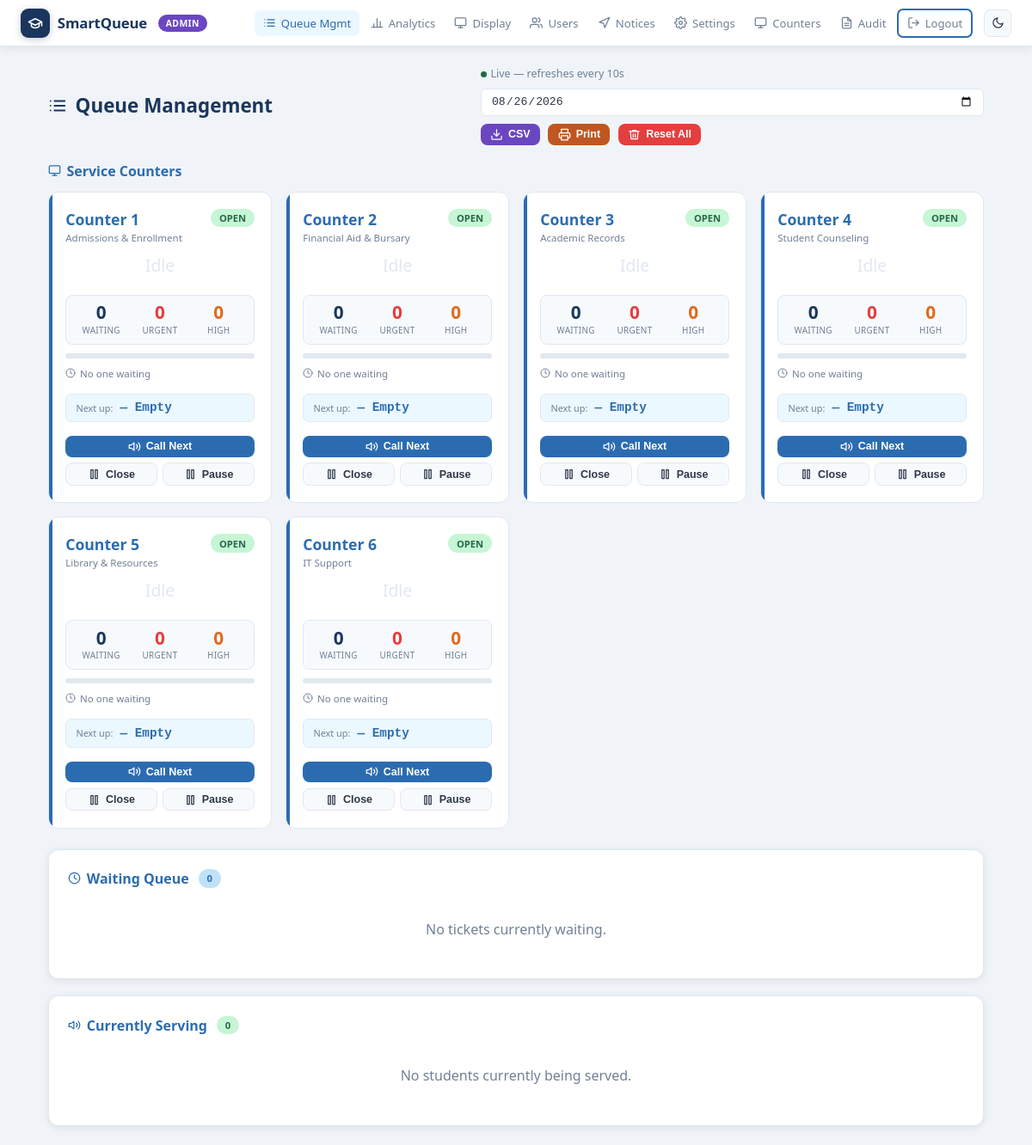
Page /staff (signed in) on the committed database.
### tables this page shows
CREATE TABLE counters (
            id             INTEGER PRIMARY KEY AUTOINCREMENT,
            counter_no     INTEGER NOT NULL UNIQUE,
            service        TEXT NOT NULL,
            is_active      INTEGER NOT NULL DEFAULT 1,
            current_ticket TEXT,
            staff_id       TEXT
        );

### api/index.py (the view)
@app.route("/staff")
@role_required("staff", "admin")
def staff_dashboard():
    with get_db() as c:
        counters     = c.execute("SELECT * FROM counters ORDER BY counter_no").fetchall()
        waiting      = c.execute(
            "SELECT * FROM tickets WHERE status='waiting' ORDER BY priority DESC, created_at"
        ).fetchall()
        serving      = c.execute(
            "SELECT * FROM tickets WHERE status='serving' ORDER BY called_at"
        ).fetchall()
        todays_appts = c.execute(
            "SELECT * FROM appointments WHERE appt_date=? AND status='booked' ORDER BY appt_time",
            (datetime.now().strftime("%Y-%m-%d"),)
        ).fetchall()
        fb_avg = c.execute(
            "SELECT service, ROUND(AVG(rating),1) as avg_r, COUNT(*) as cnt FROM feedback GROUP BY service"
        ).fetchall()
        svc_cfg = {r["service"]: dict(r)
                   for r in c.execute("SELECT * FROM service_config").fetchall()}
    return render_template("staff.html",
                           counters=counters, waiting=waiting, serving=serving,
                           services=SERVICES, priority_labels=PRIORITY_LABELS,
                           todays_appts=todays_appts,
                           fb_avg={r["service"]: r for r in fb_avg},
                           svc_cfg=svc_cfg, role=current_role())

### templates/staff.html (shortened to what this page needs)
{% extends "base.html" %}
{% block content %}
<div style="display:flex;align-items:center;justify-content:space-between;margin-bottom:1.2rem;flex-wrap:wrap;gap:.8rem;">
  <h1 class="page-title" style="margin:0;">
    Queue Management
  </h1>
  <div style="display:flex;gap:.6rem;flex-wrap:wrap;align-items:center;">
    <span style="font-size:.78rem;color:var(--muted);">
      <span class="live-dot"></span>Live — refreshes every 10s
    </span>
    <input type="date" id="exp-date"
           style="padding:.38rem .7rem;border:1px solid var(--border);border-radius:7px;
                  background:var(--surface);color:var(--text);font-size:.82rem;">
    <button class="btn btn-purple btn-sm" onclick="exportCSV()">
      <svg viewBox="0 0 24 24" fill="none" stroke="currentColor" stroke-width="2"
           stroke-linecap="round" stroke-linejoin="round">
        <path d="M21 15v4a2 2 0 0 1-2 2H5a2 2 0 0 1-2-2v-4"/>
        <polyline points="7 10 12 15 17 10"/><line x1="12" y1="15" x2="12" y2="3"/>
      </svg>
      CSV
    </button>
    <button class="btn btn-orange btn-sm" onclick="exportPDF()">
      <svg viewBox="0 0 24 24" fill="none" stroke="currentColor" stroke-width="2"
           stroke-linecap="round" stroke-linejoin="round">
        <polyline points="6 9 6 2 18 2 18 9"/>
        <path d="M6 18H4a2 2 0 0 1-2-2v-5a2 2 0 0 1 2-2h16a2 2 0 0 1 2 2v5a2 2 0 0 1-2 2h-2"/>
        <rect x="6" y="14" width="12" height="8"/>
      </svg>
      Print
    </button>
    {% if role=='admin' %}
    <button class="btn btn-danger btn-sm" onclick="bulkReset()">
      <svg viewBox="0 0 24 24" fill="none" stroke="currentColor" stroke-width="2"
           stroke-linecap="round" stroke-linejoin="round">
        <polyline points="3 6 5 6 21 6"/>
        <path d="M19 6l-1 14H6L5 6"/><path d="M10 11v6M14 11v6"/><path d="M9 6V4h6v2"/>
      </svg>
      Reset All
    </button>
    {% endif %}
  </div>
</div>
<h2 style="color:var(--primary);margin-bottom:.8rem;font-size:1rem;
           display:flex;align-items:center;gap:.4rem;">
  <svg style="width:15px;height:15px" viewBox="0 0 24 24" fill="none"
       stroke="currentColor" stroke-width="2" stroke-linecap="round" stroke-linejoin="round">
    <rect x="2" y="3" width="20" height="14" rx="2"/>
    <line x1="8" y1="21" x2="16" y2="21"/><line x1="12" y1="17" x2="12" y2="21"/>
  </svg>
  Service Counters
</h2>
<div class="counters-grid" id="counters-grid">
  {% for c in counters %}
  <div class="ccard {% if not c.is_active %}inactive{% endif %}"
       id="ccard-{{ c.counter_no }}" data-service="{{ c.service }}">
    <div class="ccard-header">
      <div>
        <div class="cno">Counter {{ c.counter_no }}</div>
        <div class="csvc">{{ services[c.service]['name'] }}</div>
      </div>
      <span class="badge {% if c.is_active %}bg{% else %}br{% endif %}"
            id="cbadge-{{ c.counter_no }}">
        {{ 'OPEN' if c.is_active else 'CLOSED' }}
      </span>
    </div>
    {% set cfg = svc_cfg.get(c.service, {}) %}
    <div class="serving-display {% if not c.current_ticket %}idle{% endif %}"
         id="serving-{{ c.counter_no }}">
    </div>
    <div class="live-stats" id="stats-{{ c.counter_no }}">
      <div class="stat-box">
        <div class="sv total" id="stat-total-{{ c.counter_no }}">—</div>
        <div class="sl">Waiting</div>
      </div>
      <div class="stat-box">
        <div class="sv urgent" id="stat-urgent-{{ c.counter_no }}">—</div>
        <div class="sl">Urgent</div>
      </div>
      <div class="stat-box">
        <div class="sv high" id="stat-high-{{ c.counter_no }}">—</div>
        <div class="sl">High</div>
      </div>
    </div>
    <div class="prio-bar" id="pbar-{{ c.counter_no }}" title="Priority breakdown">
    </div>
    <div class="wait-badge" id="wait-{{ c.counter_no }}">
      <svg viewBox="0 0 24 24" fill="none" stroke="currentColor" stroke-width="2"
           stroke-linecap="round" stroke-linejoin="round">
        <circle cx="12" cy="12" r="10"/><polyline points="12 6 12 12 16 14"/>
      </svg>
      <span>Loading...</span>
    </div>
    <div class="next-preview" id="next-{{ c.counter_no }}">
      <span class="np-label">Next up:</span>
      <span class="np-ticket" id="next-ticket-{{ c.counter_no }}">—</span>
      <span class="np-prio" id="next-prio-{{ c.counter_no }}"></span>
    </div>
    {% if c.is_active %}
      <button class="btn btn-primary btn-sm"
              style="width:100%;justify-content:center;margin-top:.5rem;"
              onclick="callNext({{ c.counter_no }},'{{ c.service }}')">
        <svg viewBox="0 0 24 24" fill="none" stroke="currentColor" stroke-width="2"
             stroke-linecap="round" stroke-linejoin="round">
          <polygon points="11 5 6 9 2 9 2 15 6 15 11 19 11 5"/>
          <path d="M19.07 4.93a10 10 0 0 1 0 14.14M15.54 8.46a5 5 0 0 1 0 7.07"/>
        </svg>
        Call Next
      </button>
    {% endif %}
    <div class="arow" style="margin-top:.4rem;">
      <button class="btn btn-sm btn-grey" style="flex:1;justify-content:center;"
              onclick="toggleCounter({{ c.counter_no }})"
              id="btn-toggle-{{ c.counter_no }}">
        {% if c.is_active %}
        <svg viewBox="0 0 24 24" fill="none" stroke="currentColor" stroke-width="2"
             stroke-linecap="round" stroke-linejoin="round">
          <rect x="6" y="4" width="4" height="16"/><rect x="14" y="4" width="4" height="16"/>
        </svg>
        Close
        {% else %}
        <svg viewBox="0 0 24 24" fill="none" stroke="currentColor" stroke-width="2"
             stroke-linecap="round" stroke-linejoin="round">
          <polygon points="5 3 19 12 5 21 5 3"/>
        </svg>
        Open
        {% endif %}
      </button>
      <button class="btn btn-sm btn-grey" style="flex:1;justify-content:center;"
              onclick="togglePause('{{ c.service }}',{{ cfg.get('is_paused',0) }})">
        {% if cfg.get('is_paused') %}
        <svg viewBox="0 0 24 24" fill="none" stroke="currentColor" stroke-width="2"
             stroke-linecap="round" stroke-linejoin="round">
          <polygon points="5 3 19 12 5 21 5 3"/>
        </svg>
        Resume
        {% else %}
        <svg viewBox="0 0 24 24" fill="none" stroke="currentColor" stroke-width="2"
             stroke-linecap="round" stroke-linejoin="round">
          <rect x="6" y="4" width="4" height="16"/><rect x="14" y="4" width="4" height="16"/>
        </svg>
        Pause
        {% endif %}
      </button>
    </div>
  </div>
  {% endfor %}
</div>
<div class="card" style="margin-bottom:1.2rem;">
  <h2 style="color:var(--primary);margin-bottom:.8rem;font-size:1rem;
             display:flex;align-items:center;gap:.4rem;">
    <svg style="width:15px;height:15px" viewBox="0 0 24 24" fill="none"
         stroke="currentColor" stroke-width="2" stroke-linecap="round" stroke-linejoin="round">
      <circle cx="12" cy="12" r="10"/><polyline points="12 6 12 12 16 14"/>
    </svg>
    Waiting Queue
    <span class="badge bb" id="waiting-total-badge" style="margin-left:.3rem;">
      {{ waiting|length }}
    </span>
  </h2>
  <div class="table-wrap">
    {% if waiting %}
    <table id="waiting-table">
      <thead>
        <tr>
          <th>Ticket</th><th>Name</th><th>ID</th>
          <th>Service</th><th>Priority</th><th>Joined</th><th>Notes</th>
        </tr>
      </thead>
      <tbody>
        {% for t in waiting %}
        <tr>
          <td><strong style="font-family:'Courier New',monospace;">{{ t.ticket_no }}</strong></td>
          <td>{{ t.student_name }}</td>
          <td>{{ t.student_id }}</td>
          <td>{{ services[t.service]['name'] }}</td>
          <td>
            <span class="badge
              {% if t.priority==3 %}br
              {% elif t.priority==2 %}bo
              {% else %}bb{% endif %}">
              {{ priority_labels[t.priority] }}
            </span>
          </td>
          <td style="font-size:.8rem;white-space:nowrap;">{{ t.created_at[11:16] }}</td>
          <td style="font-size:.78rem;color:var(--muted);">{{ t.notes or '—' }}</td>
        </tr>
        {% endfor %}
      </tbody>
    </table>
    {% else %}
    <p style="text-align:center;color:var(--muted);padding:1.5rem;">
      No tickets currently waiting.
    </p>
    {% endif %}
  </div>
</div>
<div class="card">
  <h2 style="color:var(--primary);margin-bottom:.8rem;font-size:1rem;
             display:flex;align-items:center;gap:.4rem;">
    <svg style="width:15px;height:15px" viewBox="0 0 24 24" fill="none"
         stroke="currentColor" stroke-width="2" stroke-linecap="round" stroke-linejoin="round">
      <polygon points="11 5 6 9 2 9 2 15 6 15 11 19 11 5"/>
      <path d="M19.07 4.93a10 10 0 0 1 0 14.14M15.54 8.46a5 5 0 0 1 0 7.07"/>
    </svg>
    Currently Serving
    <span class="badge bg" id="serving-total-badge" style="margin-left:.3rem;">
      {{ serving|length }}
    </span>
  </h2>
  <div class="table-wrap">
    {% if serving %}
    <table>
      <thead>
        <tr><th>Ticket</th><th>Name</th><th>Service</th><th>Counter</th><th>Called</th></tr>
      </thead>
      <tbody>
        {% for t in serving %}
        <tr>
          <td><strong style="font-family:'Courier New',monospace;">{{ t.ticket_no }}</strong></td>
          <td>{{ t.student_name }}</td>
          <td>{{ services[t.service]['name'] }}</td>
          <td>Counter {{ t.counter }}</td>
          <td style="font-size:.8rem;">{{ t.called_at[11:16] if t.called_at else '—' }}</td>
        </tr>
        {% endfor %}
      </tbody>
    </table>
    {% else %}
    <p style="text-align:center;color:var(--muted);padding:1.5rem;">
      No students currently being served.
    </p>
    {% endif %}
  </div>
</div>
{% endblock %}

### rows in the picture
counters: counter_no "1", service "Admissions & Enrollment", is_active "OPEN", shows "Close"
counters: counter_no "2", service "Financial Aid & Bursary", is_active "OPEN", shows "Close"
counters: counter_no "3", service "Academic Records", is_active "OPEN", shows "Close"
counters: counter_no "4", service "Student Counseling", is_active "OPEN", shows "Close"
counters: counter_no "5", service "Library & Resources", is_active "OPEN", shows "Close"
counters: counter_no "6", service "IT Support", is_active "OPEN", shows "Close"

### other values in the picture
{{ session.role }} "ADMIN"
{{ waiting|length }} "0"
{{ serving|length }} "0"
